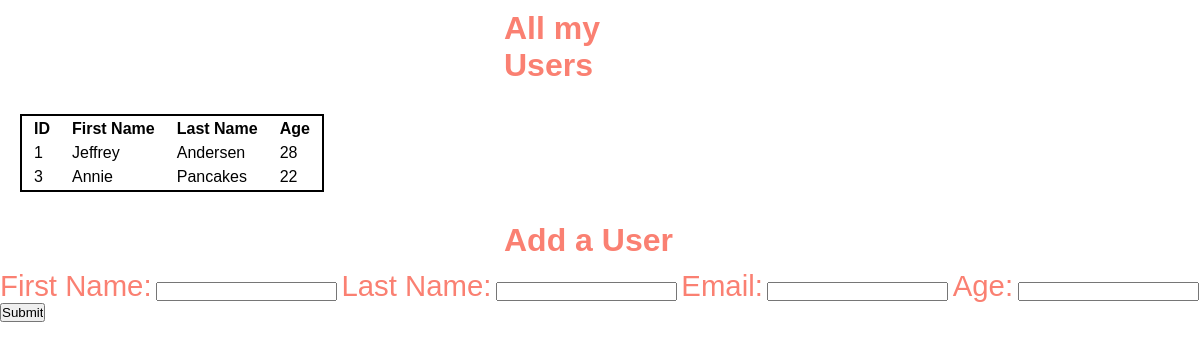
Before: / with the older database file.
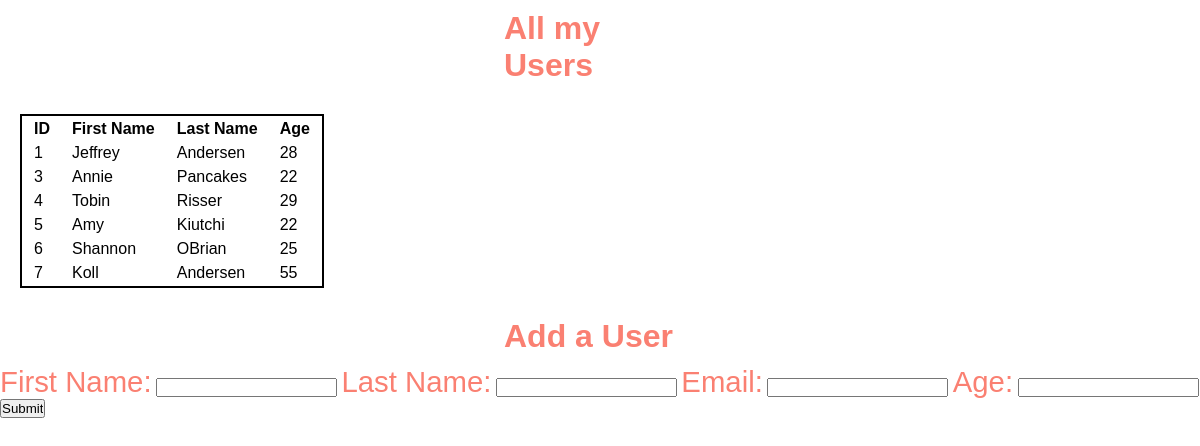
After: the same page with the newer database file.
### user_data/models.py (models this page shows)
class User(models.Model):
    first_name = models.CharField(max_length=50)
    last_name = models.CharField(max_length=50)
    email = models.EmailField(max_length=254)
    age = models.IntegerField("")
    created_on = models.DateTimeField(auto_now_add=True)
    updated_on = models.DateTimeField(auto_now=True)

### user_data/views.py (the view)
# urls.py: path('', views.index),
def index(request):
    context={
        "all_users" : User.objects.all()
    }
    return render (request,'index.html', context)

### user_data/templates/index.html (shortened to what this page needs)
<!DOCTYPE html>
<html lang="en">
<head>
    {% load static%}
    <link rel="stylesheet" href="{% static 'style.css'%}">
</head>
<body>
    <h1>All my Users</h1>
    <div id="user_table">
        <table>
            <tr>
                <th>ID</th>
                <th>First Name</th>
                <th> Last Name</th>
                <th>Age</th>
            </tr>
            {% for user in all_users %}
            <tr>
                <td>{{user.id}}</td>
                <td>{{user.first_name}}</td>
                <td>{{user.last_name}}</td>
                <td>{{user.age}}</td>
            </tr>
            {% endfor %}
        </table>
    </div>
    <h1>Add a User</h1>
    <div>
        <form action="/process_form" method="POST">
            <label for="first_name">First Name:</label>
            <input type="text" name="first_name" id="first_name">
            <label for="last_name">Last Name:</label>
            <input type="text" name="last_name" id="last_name">
            <label for="email">Email:</label>
            <input type="text" name="email" id="email">
            <label for="age">Age:</label>
            <input type="number" name="age" id="age">
            <input type="submit" name="submit" id="submit">
        </form>
    </div>
</body>
</html>

### user_data/static/style.css (style rules this page uses)
* { padding: 0px; margin: 0px; font-family: Arial, Helvetica, sans-serif; }
h1 { padding: 10px 42%; color: salmon; }
#user_table { margin: 10px; padding: 10px; width: 50%; justify-content: space-between; }
table, tr { border: 2px solid black; }
th,td { padding: 2px 10px }
label { font-size: 22pt; color: salmon; }

Changed rows visible on the page:
added User: id "4", first_name "Tobin", last_name "Risser", age "29"
added User: id "5", first_name "Amy", last_name "Kiutchi", age "22"
added User: id "6", first_name "Shannon", last_name "OBrian", age "25"
added User: id "7", first_name "Koll", last_name "Andersen", age "55"
